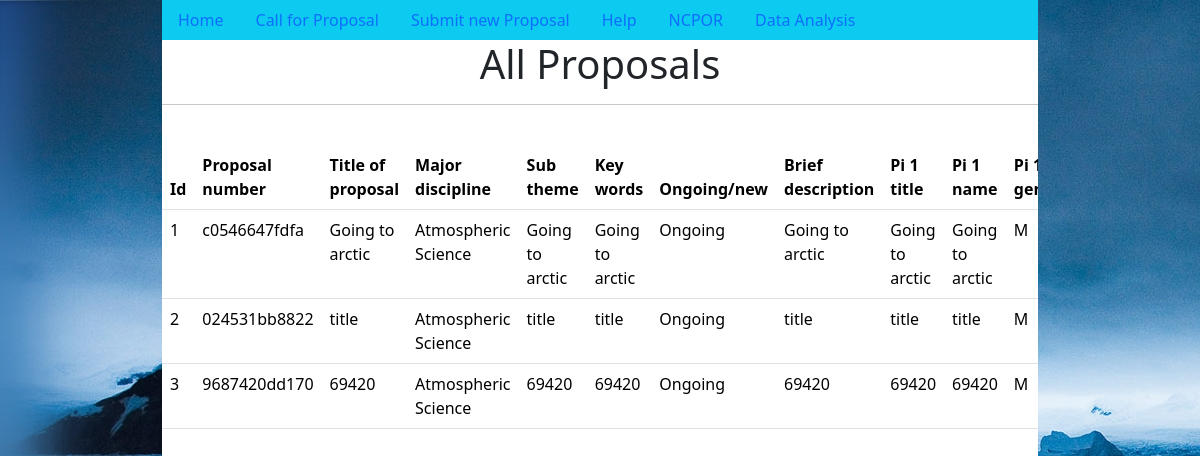
Before: /proposals/all (signed in) with the older database file.
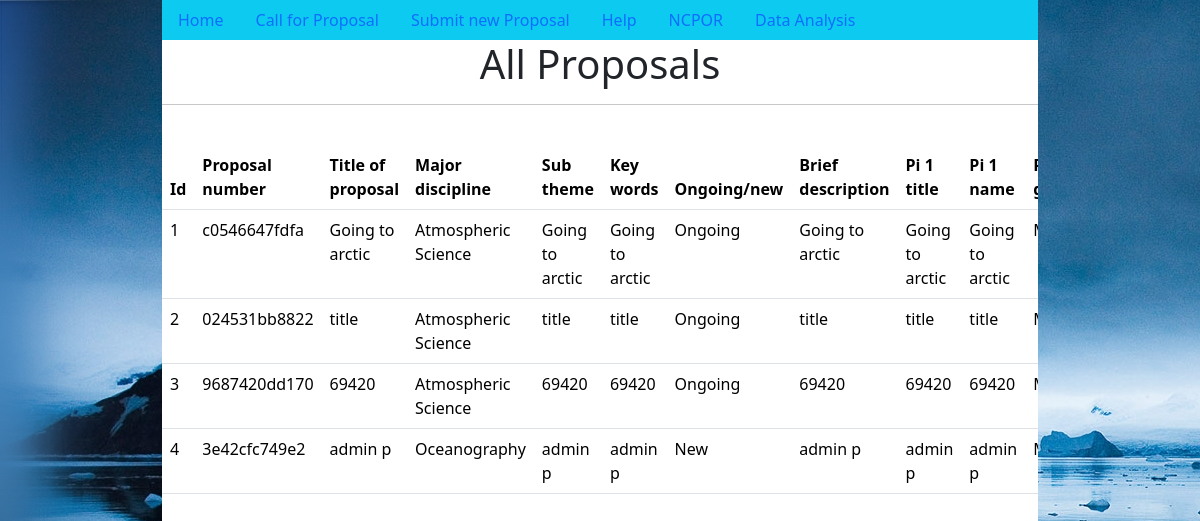
After: the same page with the newer database file.
### proposals/models.py (models this page shows)
class Details(models.Model):
    DISCIPLINE_CHOICES = (
        ("Atmospheric Science", "Atmospheric Science"),
        ("Oceanography", "Oceanography"),
        ("Geology and Palosciences", "Geology and Palosciences"),
        ("Glaciology and Remote Sensing", "Glaciology and Remote Sensing"),
        ("Environmental Science", "Environmental Science"),
        ("Biology", "Biology"),
        ("Other", "Other"),
    )
    FRESHNESS_CHOICE = (("Ongoing", "Ongoing"), ("New", "New"))
    proposal_number = models.CharField(max_length=12, null=True, blank=True)
    email = models.EmailField()
    title_of_proposal = models.CharField(
        max_length=50, null=False, unique=True, primary_key=True
    )
    major_discipline = models.CharField(
        max_length=30, choices=DISCIPLINE_CHOICES, null=False
    )
    sub_theme = models.CharField(max_length=20, null=False)
    key_words = models.CharField(max_length=50)
    freshness = models.CharField(
        max_length=10, choices=FRESHNESS_CHOICE, null=False, name="Ongoing/New"
    )
    brief_description = models.TextField(max_length=250)
    GENDER_CHOICES = (
        ("M", "Male"),
        ("F", "Female"),
        ("O", "Other"),
    )
    for i in range(1, 10 + 1):
        exec(
            f"""
pi_{i}_title = models.CharField(max_length=50, null=True, blank=True)
pi_{i}_name = models.CharField(max_length=50, null=True, blank=True)
pi_{i}_gender = models.CharField(max_length = 1,choices = GENDER_CHOICES, null=True,  blank=True)
pi_{i}_designation = models.CharField(max_length=50, null=True, blank=True)
pi_{i}_institute = models.CharField(max_length=50, null=True, blank=True)
pi_{i}_address = models.TextField(null=True, blank=True)
pi_{i}_mobile = PhoneNumberField(null=True, blank=True)
pi_{i}_email = models.EmailField(null=True, blank=True)
"""
        )

class Files(models.Model):
    email = models.EmailField()
    title_of_proposal = models.CharField(
        max_length=50, null=False, unique=True, primary_key=True
    )
    cover_letter = models.FileField(
        null=True, blank=True, name="Attach Cover Letter", upload_to="media/"
    )
    project_proposal = models.FileField(
        null=True,
        blank=True,
        name="Attach the detailed Project proposal(Download Template (.docx file) ",
        upload_to="media/",
    )
    endorsement_letter = models.FileField(
        null=True,
        blank=True,
        name="Attach the detailed Project proposal(Download Appendix I Template (.docx file)",
        upload_to="media/",
    )
    appendix_2 = models.FileField(
        null=True,
        blank=True,
        name="Attach Appendix II (Assessment for Ongoing project) Download Template for Appendix II",
        upload_to="media/",
    )
    appendix_3 = models.FileField(
        null=True,
        blank=True,
        name="Attach Appendix III (Metadata format for Ongoing project)* Download Template for Appendix III",
        upload_to="media/",
    )

### proposals/views.py (the view)
# urls.py: path('all', views.all),
@login_required
def all(request):
    details = [
        i for i in list(Details.objects.filter(email=request.user.email).values())
    ]
    output = []
    for index, i in enumerate(details):
        try:
            files = Files.objects.get(
                email=request.user.email, title_of_proposal=i["title_of_proposal"]
            )
            files = model_to_dict(files)
            temp = {"id": index + 1}
            temp.update(i)
            temp.update(files)
            output.append(
                [
                    (
                        " ".join((i.replace("_", " ").capitalize()).split()[:3]),
                        j if j != "" else "No",
                    )
                    for i, j in temp.items()
                    if i not in ["email"]
                ]
            )
        except Files.DoesNotExist:
            pass
    print(output)
    return render(
        request=request,
        template_name="all.html",
        context={"output": output, "heads": output[0]},
    )

### proposals/templates/all.html (shortened to what this page needs)
{% extends 'base.html' %}
{% block head %}All Proposals{% endblock %}
{% block content %}
{% if output %}
<div class="table-responsive">
<table class="table">
        <thead>
            <tr>
                {% for row, _ in heads %}
                    <th>{{ row }}</th>
                {% endfor %}
            </tr>
        </thead>
        {% for row in output %}
            <tbody>
                    <tr>
                {% for title, value in row %}
                        <td>{{ value }}</td>
                {% endfor %}
                    </tr>
            </tbody>
        {% endfor %}
</table>
</div>
{% else %}
No Proposal complete
{% endif %}
{% endblock %}

### proposals/templates/base.html (shortened to what this page needs)
{% load static %}
<!DOCTYPE html>
<html lang="en">
<head>
    {% load bootstrap5 %}
    {% bootstrap_css %}
</head>
<body style="background-image: url('/static/Background.jpg'); height: 100%">
    <div class="container" style="width: 75%">
        <nav>
            <ul class="nav bg-info">
                {% if user.is_authenticated %}
                    <li class="nav-item">
                        <a class="nav-link" href="/proposals/home">Home</a>
                    </li>
                    <li class="nav-item">
                        <a class="nav-link" href="#">Call for Proposal</a>
                    </li>
                    <li class="nav-item">
                        <a class="nav-link" href="/proposals/submit">Submit new Proposal</a>
                    </li>
                    <li class="nav-item">
                        <a class="nav-link" href="#">Help</a>
                    </li>
                {% else %}
                    <li class="nav-item">
                        <a class="nav-link" href="/accounts/login">Login</a>
                    </li>
                {% endif %}
                <li class="nav-item">
                    <a class="nav-link" href="https://ncpor.res.in">NCPOR</a>
                </li>
                <li class="nav-item">
                    <a class="nav-link" href="/analysis">Data Analysis</a>
                </li>
            </ul>
        </nav>
        <div style="background-color: white; min-height: 100vh">
            <h1 class="text-center">{% block head %}{% endblock head %}</h1><hr>
            {% block content %}{% endblock content %}
        </div>
    </div>
</body>
</html>

Changed rows visible on the page:
added Details: row "3e42cfc749e2" "Oceanography" "admin p" "admin p" "New" "admin p" "admin p" "admin p"
added Files: row "admin p"
Other visible differences:
new list line: "4"
list line gone: "Pi…"
list line gone: "M"
